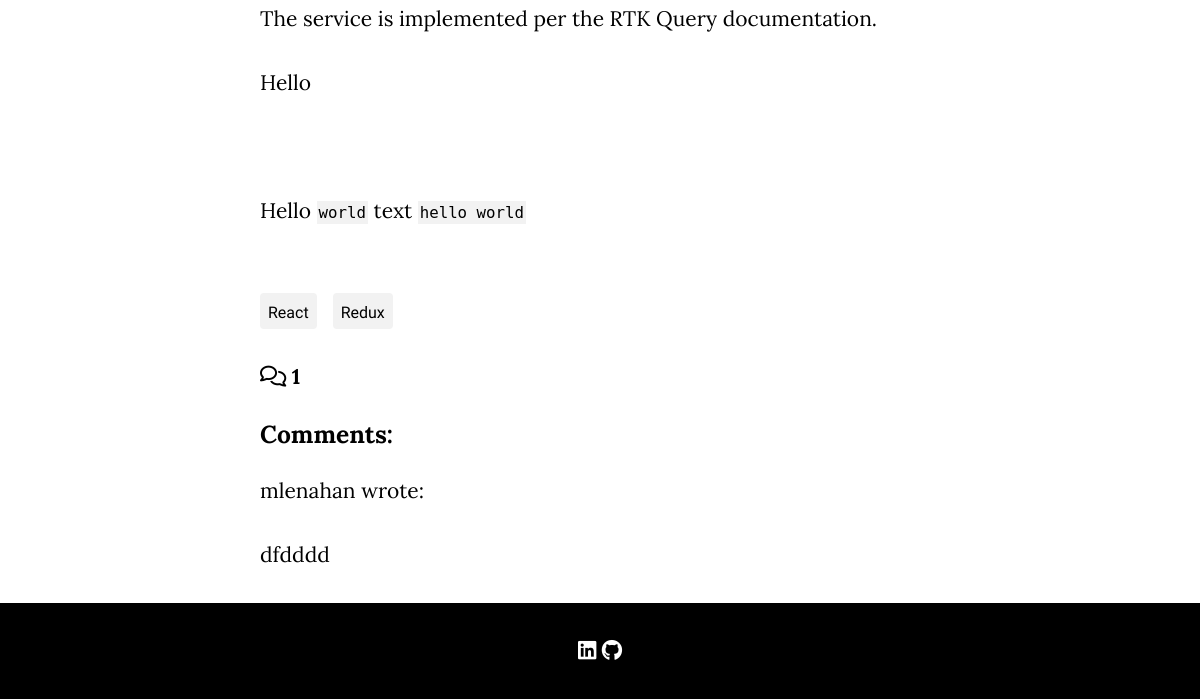
Page /testing-rtk-query-with-jest/ (lower part) on the earlier database version.
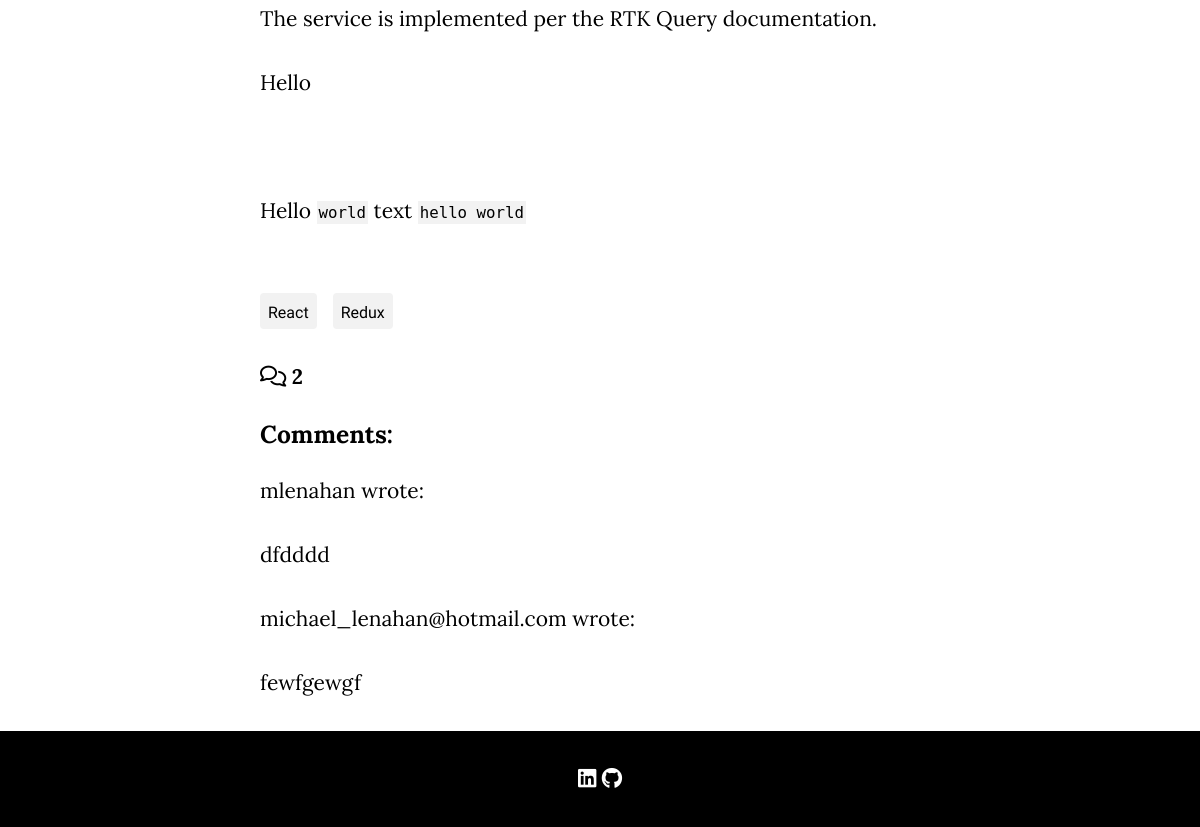
Same page on the later database version.
### blog/models.py (models this page shows, shortened)
class Tag(models.Model):
    name = models.CharField(max_length=80)
    created_at = models.DateTimeField(auto_now_add=True)
    class Meta:
        ordering = ["created_at"]

class Comment(models.Model):
    post = models.ForeignKey(
        'Post',
        on_delete=models.CASCADE,
        related_name='comments')
    name = models.CharField(max_length=80)
    email = models.EmailField(blank=True)
    body = models.TextField()
    created_at = models.DateTimeField(auto_now_add=True)
    approved = models.BooleanField(default=False)
    created_by = models.ForeignKey(
        User, on_delete=models.CASCADE,
        default=DEFAULT_CREATED_BY_ID)
    class Meta:
        ordering = ["created_at"]

### blog/views.py (the view, shortened to what this page needs)
# urls.py: path('<slug:slug>/', views.PostDetail.as_view(), name='post_detail'),
class PostDetail(View):
    def get(self, request, slug, *args, **kwargs):
        queryset = Post.objects.filter(status=1)
        post = get_object_or_404(queryset, slug=slug)
        site_settings = SiteSettings.objects.get()
        comments = post.comments.filter(approved=True).order_by('created_at')
        tags = post.tags.all()
        return render(
            request,
            'post_detail.html',
            {
                'post': post,
                'site_settings': site_settings,
                'comments': comments,
                "commented": False,
                'tags': tags,
                'comment_form': CommentForm(),
                'user': request.user,
            },
        )

### blog/models.py (called while the page is built)
def unescape_gist_embeds(escaped):
    regex = ("&lt;script src=(\"https:\\/\\/gist\\.github\\.com"
             "\\/johnpooch\\/[^\"]*\")&gt;&lt;\\/script&gt;")
    pattern = re.compile(regex, re.S)
    return re.sub(pattern, r'<script src=\1></script>', escaped)

def substitute_code_snippets(text):
    regex = '`([^`]*)`'
    pattern = re.compile(regex, re.S)
    return re.sub(
        pattern,
        r'<span class="inline-code-snippet">\1</span>',
        text)

    @property
    def parsed_content(self):
        parsed = unescape_gist_embeds(self.content)
        parsed = substitute_code_snippets(parsed)
        return parsed

### templates/post_detail.html (shortened to what this page needs)
{% extends 'base.html' %} {% block content %}
{% load crispy_forms_tags %}
<div class="container">
    <div class="content">
        <div>
            <div class="content">
                {{ post.parsed_content | safe }}
            </div>
            <div class="tags">
                {% for tag in tags %}
                <span>
                    {{ tag.name }}
                </span>
                {% endfor %}
            </div>
            <div>
                {% with comments.count as total_comments %}
                <strong><i class="far fa-comments"></i>
                    {{ total_comments }}</strong>
                {% endwith %}
            </div>
            <div>
                <div>
                    <h3>Comments:</h3>
                    <div>
                        {% for comment in comments %}
                        <div>
                            <p>
                                {{ comment.name }}
                                 wrote:
                            </p>
                            {{ comment.body | linebreaks }}
                        </div>
                        {% endfor %}
                    </div>
                </div>
        </div>
    </div>
</div>
</div>
{% endblock content %}

Differences in the rows shown:
added Comment: name "michael_lenahan@hotmail.com", body "fewfgewgf"
Other differences:
{{ total_comments }}: "1" → "2"
